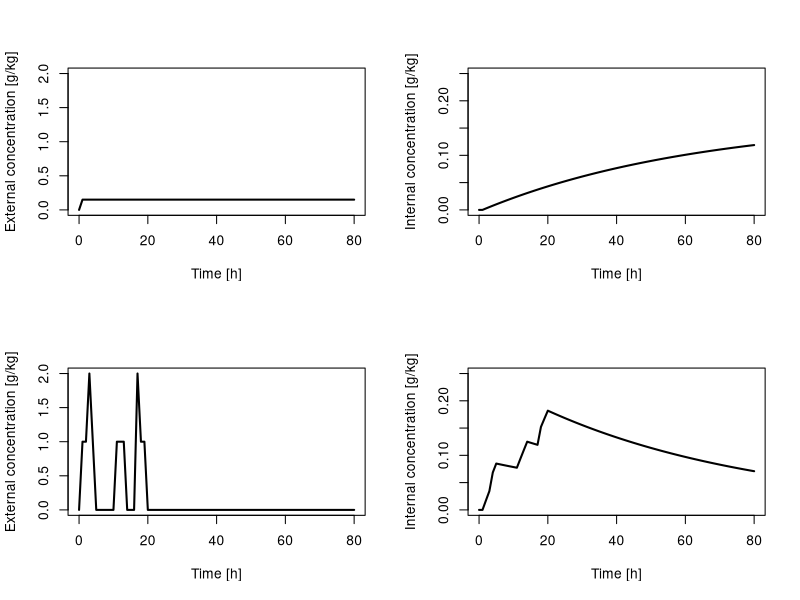

The R source for this figure:
#Exercise 4
# Simulate bioaccumulation for a peak exposure scenario and for constant exposure of the area under the curve concentration over time 
# using the parameters estimated in Exercise 3.
# Show both scenarios in a graph.
# What is the difference between peak exposure and constant exposure in terms of bioaccumulation?
  
  
#packages, settings
library(deSolve)
par(mfrow=c(2,2))

#toxicokinetic function
F_tk <- function(t, y,  pars, input) {
  with(as.list(c(y, pars)), {
    #exposure concentration
    Cw     <- input(t)
    #internal concentration
    dCi <- ku * Cw - ke*Ci 
    return(list(c(dCi))) 
  })
}

#Inputs
conc <- read.csv("exposure_scenario.csv", header=FALSE, sep=",", skip=1)
t <- conc[,1]           #time vector

for (i in 1:2){

    Cw <- approxfun(t, conc[,i+1],  rule = 2, method = "constant") #interpolation
    
    #Initial state variables
    ini=c(Ci=0)
    
    #parameters
    pars<-c(ku=0.0175, 
            ke=0.0157) 
    
    #call function, collect outputs
    out<- lsoda(y = ini,times = t, func = F_tk, pars, input=Cw)
    
    #plot results
    plot(conc [,1], conc [,i+1], type="l", lty= 1, lwd=2, xlab = "Time [h]", ylab = "External concentration [g/kg]", ylim=c(0, 2))
    plot(out[,1], out[,2], type="l", lty= 1, lwd=2, xlab = "Time [h]", ylab = "Internal concentration [g/kg]", ylim=c(0, 0.25))

}  
